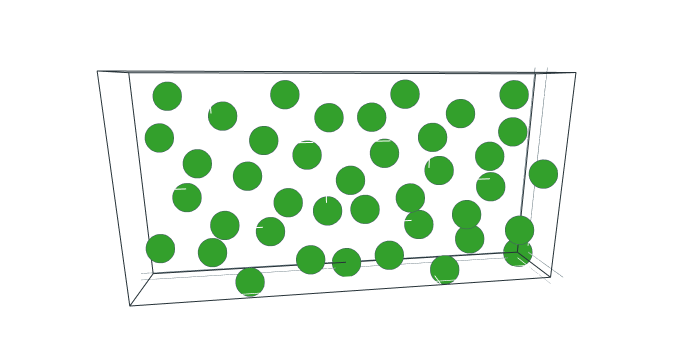

The notebook cell this image was saved under:
### Markdown cell above
and defect structures can also be created

### Code cell
struct = graph.create.defect.grain_boundary(axis=[0,0,1], 
                        sigma=5, 
                        gb_plane=[3, -1, 0],
                        element='Fe')
struct.show.all()

### Figure 1 — Plotly figure (JSON) as saved in the notebook; plotly's stock layout.template omitted (floating-point values rounded to 4 significant figures)
{"data": [{"line": {"color": "#263238", "width": 2}, "mode": "lines", "name": "lines", "showlegend": false, "type": "scatter3d", "x": [0, 18.15, 18.15, 0, 0], "y": [0, 0, 2.87, 2.87, 0], "z": [0, 0, 0, 0, 0]}, {"line": {"color": "#263238", "width": 2}, "mode": "lines", "name": "lines", "showlegend": false, "type": "scatter3d", "x": [0, 18.15, 18.15, 0, 0], "y": [0, 0, 2.87, 2.87, 0], "z": [9.076, 9.076, 9.076, 9.076, 9.076]}, {"line": {"color": "#263238", "width": 2}, "mode": "lines", "name": "lines", "showlegend": false, "type": "scatter3d", "x": [0, 18.15, 18.15, 0, 0], "y": [0, 0, 0, 0, 0], "z": [0, 0, 9.076, 9.076, 0]}, {"line": {"color": "#263238", "width": 2}, "mode": "lines", "name": "lines", "showlegend": false, "type": "scatter3d", "x": [0, 18.15, 18.15, 0, 0], "y": [2.87, 2.87, 2.87, 2.87, 2.87], "z": [0, 0, 9.076, 9.076, 0]}, {"line": {"color": "#263238", "width": 2}, "mode": "lines", "name": "lines", "showlegend": false, "type": "scatter3d", "x": [0, 0, 0, 0, 0], "y": [0, 2.87, 2.87, 0, 0], "z": [0, 0, 9.076, 9.076, 0]}, {"line": {"color": "#263238", "width": 2}, "mode": "lines", "name": "lines", "showlegend": false, "type": "scatter3d", "x": [18.15, 18.15, 18.15, 18.15, 18.15], "y": [0, 2.87, 2.87, 0, 0], "z": [0, 0, 9.076, 9.076, 0]}, {"marker": {"color": "#33a02c", "line": {"color": "#455A64", "width": 0.5}, "opacity": 1, "size": 10, "sizemode": "diameter", "sizeref": 750}, "mode": "markers", "opacity": 1, "type": "scatter3d", "x": [9.983, 9.076, 11.8, 12.71, 10.89, 11.8, 9.983, 10.89, 9.076, 16.34, 14.52, 15.43, 13.61, 14.52, 12.71, 13.61, 17.24, 16.34, 17.24, 15.43, -4.683e-09, 0.9076, -4.683e-09, 1.815, 0.9076, 2.723, 1.815, 3.63, 2.723, 4.538, 3.63, 5.445, 4.538, 6.353, 5.445, 7.261, 6.353, 8.168, 7.261, 8.168], "y": [1.435, 1.435, 0, 1.435, 0, 1.435, 0, 1.435, 0, 1.435, 0, 1.435, 0, 1.435, 0, 1.435, 0, 0, 1.435, 0, 1.435, 1.435, 0, 1.435, 0, 1.435, 0, 1.435, 0, 1.435, 0, 1.435, 0, 1.435, 0, 1.435, 0, 1.435, 0, 0], "z": [7.261, 4.538, 8.168, 6.353, 5.445, 3.63, 2.723, 0.9076, 0, 8.168, 7.261, 5.445, 4.538, 2.723, 1.815, 0, 6.353, 3.63, 1.815, 0.9076, 4.538, 1.815, 0, 8.168, 6.353, 5.445, 3.63, 2.723, 0.9076, 0, 7.261, 6.353, 4.538, 3.63, 1.815, 0.9076, 8.168, 7.261, 5.445, 2.723]}], "layout": {"height": 360, "margin": {"b": 10, "l": 10, "r": 10, "t": 10}, "scene": {"aspectmode": "data", "aspectratio": {"x": 2.33, "y": 0.3684, "z": 1.165}, "camera": {"center": {"x": 0, "y": 0, "z": 0}, "eye": {"x": 0.2879, "y": 2.086, "z": 0.5046}, "projection": {"type": "perspective"}, "up": {"x": 0, "y": 0, "z": 1}}, "xaxis": {"showbackground": false, "showticklabels": false, "title": {"text": ""}, "type": "linear", "zerolinecolor": "#455A64"}, "yaxis": {"showbackground": false, "showticklabels": false, "title": {"text": ""}, "type": "linear", "zerolinecolor": "#455A64"}, "zaxis": {"showbackground": false, "showticklabels": false, "title": {"text": ""}, "type": "linear", "zerolinecolor": "#455A64"}}, "showlegend": false, "width": 700}}
